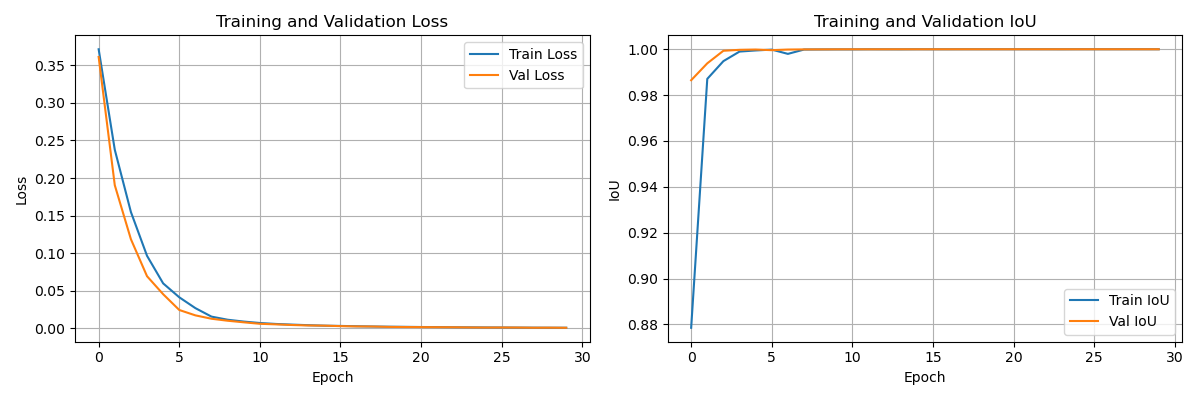
#> input picture session04/labCode/training_curves.png, 1200 x 400 px
$ python 05B_canny_comparison.py --image ../../session04/labCode/training_curves.png   (older library calls are emulated)
#> lines starting #> are read from the running program, lines starting #| are printed output that depends on the picture; after the words box and inside, x2 and y2 are one past the last pixel; in counts of white or black regions, pixels touching at a corner belong together
#!/usr/bin/env python3
"""
Canny Edge Detection Demo:
- Manual pipeline (Gaussian -> Sobel -> NMS -> Double Threshold -> Hysteresis)
- OpenCV Canny (L2gradient=True)
- XOR disagreement heatmap, simple metrics (TP/FP/FN/IoU)
- Optional parameter sweep

Usage:
  python canny_compare.py --image path/to/img.jpg --sigma 1.4 --lowf 0.10 --highf 0.25 --save
  python canny_compare.py --image path/to/img.jpg --sweep --save

Dependencies: opencv-python, numpy, pillow (only for robust saving on some systems)
"""

import argparse
from pathlib import Path
from collections import deque

import cv2
import numpy as np
from PIL import Image


# -------------------------------
# Utilities
# -------------------------------


def imread_gray(path: Path) -> np.ndarray:
    img = cv2.imread(str(path), cv2.IMREAD_GRAYSCALE)
    if img is None:
        raise FileNotFoundError(str(path))
    return img


# [8 lines left out: function save_image, not called in this run]


# -------------------------------
# Manual Canny pieces
# -------------------------------


def sobel_gradients(blur: np.ndarray):
    """Sobel x/y gradients, magnitude, and angle in degrees [0,180)."""
    Ix = cv2.Sobel(blur, cv2.CV_32F, 1, 0, ksize=3)
    Iy = cv2.Sobel(blur, cv2.CV_32F, 0, 1, ksize=3)
    mag = np.hypot(Ix, Iy)
    ang = (np.degrees(np.arctan2(Iy, Ix)) + 180.0) % 180.0  # [0,180)
    return mag, ang


def angle_sector(ang_deg: np.ndarray) -> np.ndarray:
    """
    Quantize gradient angle into 4 sectors (0,45,90,135).
    sector = round(ang/45) mod 4
    """
    return ((ang_deg + 22.5) // 45).astype(np.uint8) % 4


def nonmax_suppression(mag: np.ndarray, ang_deg: np.ndarray) -> np.ndarray:
    """
    Thin edges by keeping only local maxima along gradient direction.
    Returns float magnitudes with non-maxima set to 0.
    """
    H, W = mag.shape
    sec = angle_sector(ang_deg)

    # Pad with -inf so comparisons at borders work
    M = np.pad(mag, 1, mode="constant", constant_values=-np.inf)

    out = np.zeros_like(mag, dtype=np.float32)

    # Neighbour slices (shifted views into padded M)
    def sl(y, x):  # convenience
        return M[1 + y : H + 1 + y, 1 + x : W + 1 + x]

    # For each sector, pick the two neighbours along the gradient direction
    # sec 0: compare left/right (E-W)
    m0a, m0b = sl(0, -1), sl(0, +1)
    # sec 1: compare NE/SW
    m1a, m1b = sl(-1, +1), sl(+1, -1)
    # sec 2: compare up/down (N-S)
    m2a, m2b = sl(-1, 0), sl(+1, 0)
    # sec 3: compare NW/SE
    m3a, m3b = sl(-1, -1), sl(+1, +1)

    keep0 = (sec == 0) & (mag >= m0a) & (mag >= m0b)
    keep1 = (sec == 1) & (mag >= m1a) & (mag >= m1b)
    keep2 = (sec == 2) & (mag >= m2a) & (mag >= m2b)
    keep3 = (sec == 3) & (mag >= m3a) & (mag >= m3b)

    out[keep0 | keep1 | keep2 | keep3] = mag[keep0 | keep1 | keep2 | keep3]
    return out


def double_threshold_and_hysteresis(
    M: np.ndarray, low: float, high: float
) -> np.ndarray:
    """
    M: thinned magnitudes (float)
    low, high: thresholds in absolute magnitude units
    Returns uint8 edge map in {0,255}.
    """
    strong = M >= high
    weak = (M >= low) & ~strong

    H, W = M.shape
    edges = np.zeros((H, W), dtype=np.uint8)
    visited = np.zeros((H, W), dtype=bool)

    # Seed stack with strong pixels
    ys, xs = np.where(strong)
    stack = deque(zip(ys, xs))
    edges[ys, xs] = 255
    visited[ys, xs] = True

    # 8-connected flood from strong through weak
    nbr8 = [(-1, -1), (-1, 0), (-1, 1), (0, -1), (0, 1), (1, -1), (1, 0), (1, 1)]
    while stack:
        y, x = stack.pop()
        for dy, dx in nbr8:
            yy, xx = y + dy, x + dx
            if 0 <= yy < H and 0 <= xx < W and not visited[yy, xx]:
                if weak[yy, xx]:
                    edges[yy, xx] = 255
                    stack.append((yy, xx))
                visited[yy, xx] = True

    return edges


def canny_manual(gray_u8: np.ndarray, sigma: float, low_f: float, high_f: float):
    """
    Manual Canny using fraction-of-max thresholds.
    Returns (E, blur, mag, M_thin) where E is uint8 {0,255}.
    """
    blur = cv2.GaussianBlur(gray_u8, ksize=(0, 0), sigmaX=sigma, sigmaY=sigma)
    mag, ang = sobel_gradients(blur)
    M_thin = nonmax_suppression(mag, ang)
    Tl = low_f * (M_thin.max() if M_thin.size else 0.0)
    Th = high_f * (M_thin.max() if M_thin.size else 0.0)
    E = double_threshold_and_hysteresis(M_thin, Tl, Th)
    return E, blur, mag, M_thin


# -------------------------------
# Comparison utilities
# -------------------------------


def cv2_canny(gray_u8: np.ndarray, sigma: float, low_f: float, high_f: float):
    """OpenCV Canny run on the same blurred image, thresholds mapped to 0..255 scale."""
    blur = cv2.GaussianBlur(gray_u8, ksize=(0, 0), sigmaX=sigma, sigmaY=sigma)
    t1 = int(round(low_f * 255))
    t2 = int(round(high_f * 255))
    E = cv2.Canny(blur, t1, t2, L2gradient=True)
    return E, blur


def disagreement_overlay(gray_u8: np.ndarray, E_manual: np.ndarray, E_cv: np.ndarray):
    """Create color overlay of XOR disagreements on top of the grayscale image."""
    xor = cv2.bitwise_xor(E_manual, E_cv)  # 0/255
    heat = cv2.applyColorMap(xor, cv2.COLORMAP_JET)
    base = cv2.cvtColor(gray_u8, cv2.COLOR_GRAY2BGR)
    overlay = cv2.addWeighted(base, 0.6, heat, 0.8, 0)
    return overlay, xor


def edge_metrics(E_manual: np.ndarray, E_cv: np.ndarray):
    tp = np.logical_and(E_manual == 255, E_cv == 255).sum()
    fp = np.logical_and(E_manual == 255, E_cv == 0).sum()
    fn = np.logical_and(E_manual == 0, E_cv == 255).sum()
    iou = tp / max(tp + fp + fn, 1)
    return tp, fp, fn, iou


def side_by_side(Em, Ecv, overlay):
    """Build a comparison panel."""
    if Em.ndim == 2:
        Em = cv2.cvtColor(Em, cv2.COLOR_GRAY2BGR)
    if Ecv.ndim == 2:
        Ecv = cv2.cvtColor(Ecv, cv2.COLOR_GRAY2BGR)
    return np.hstack([Em, Ecv, overlay])


# -------------------------------
# Main routines
# -------------------------------


def single_run(
    image_path: Path,
    sigma: float,
    lowf: float,
    highf: float,
    save: bool,
    outdir: Path | None,
):
    I = imread_gray(image_path)

    Em, blur_m, _, _ = canny_manual(I, sigma, lowf, highf)
    Ecv, blur_c = cv2_canny(I, sigma, lowf, highf)
    overlay, xor = disagreement_overlay(I, Em, Ecv)
    tp, fp, fn, iou = edge_metrics(Em, Ecv)

    print(
        f"[single] sigma={sigma:.2f} lowf={lowf:.2f} highf={highf:.2f} "
        f"TP={tp} FP={fp} FN={fn} IoU={iou:.3f} "
        f"#E(man)={int(Em.sum()/255)} #E(cv2)={int(Ecv.sum()/255)}"
    )

    panel = side_by_side(Em, Ecv, overlay)

    if save:
        outdir = outdir or (image_path.parent / "canny_outputs")
        outdir.mkdir(parents=True, exist_ok=True)
        stem = image_path.stem
        save_image(outdir / f"{stem}_manual.png", Em)
        save_image(outdir / f"{stem}_cv2.png", Ecv)
        save_image(outdir / f"{stem}_xor_overlay.png", panel)
        print(f"[saved] {outdir.resolve()}/{stem}_*.png")


# [36 lines left out: function sweep, not called in this run]


# -------------------------------
# CLI
# -------------------------------


def parse_args():
    p = argparse.ArgumentParser(description="Manual Canny vs OpenCV Canny comparison")
    p.add_argument("--image", type=Path, required=True)
    p.add_argument("--sigma", type=float, default=1.4, help="Gaussian sigma")
    p.add_argument(
        "--lowf",
        type=float,
        default=0.10,
        help="low threshold fraction of max gradient",
    )
    p.add_argument(
        "--highf",
        type=float,
        default=0.25,
        help="high threshold fraction of max gradient",
    )
    p.add_argument("--sweep", action="store_true", help="run preset parameter sweep")
    p.add_argument("--save", action="store_true", help="save outputs (PNG/CSV)")
    p.add_argument("--outdir", type=Path, default=None, help="custom output directory")
    args = p.parse_args()
    return args


def main():
    args = parse_args()
    if args.sweep:
        sweep(args.image, args.save, args.outdir)
    else:
        single_run(
            args.image, args.sigma, args.lowf, args.highf, args.save, args.outdir
        )
#> in nonmax_suppression, `keep0 = (sec == 0) & (mag >= m0a) & (mag >= m0b)`:
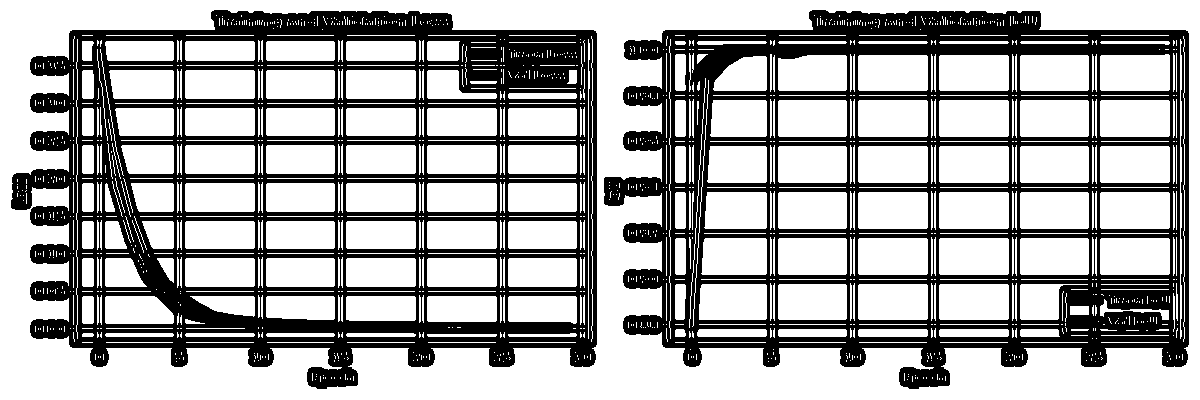
#> keep0: shape (400, 1200) bool; 66.7% white; 2 black regions, box (x1, y1, x2, y2) and area: (11, 10, 597, 389) 83597, (604, 10, 1189, 389) 76311
#> in nonmax_suppression, `keep1 = (sec == 1) & (mag >= m1a) & (mag >= m1b)`: keep1: shape (400, 1200) bool; 0.69% white in thin lines or dots
#> in nonmax_suppression, `keep2 = (sec == 2) & (mag >= m2a) & (mag >= m2b)`: keep2: shape (400, 1200) bool; 6.6% white in thin lines or dots
#> in nonmax_suppression, `keep3 = (sec == 3) & (mag >= m3a) & (mag >= m3b)`: keep3: shape (400, 1200) bool; 0.75% white in thin lines or dots
#> in nonmax_suppression, `out[keep0 | keep1 | keep2 | keep3] = mag[keep0 | keep1 | keep2 | keep3]`:
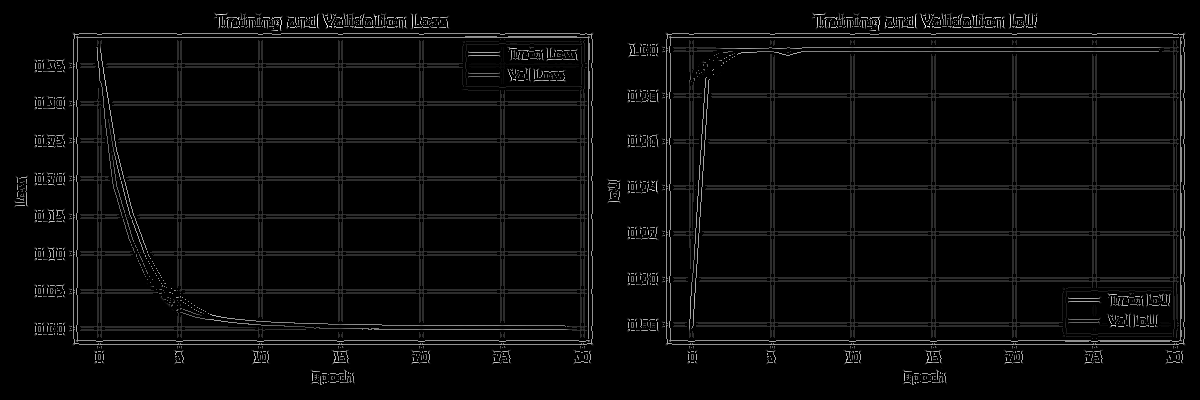
#> out: shape (400, 1200) float32; min 0, max 360.7, mean 11.9; drawn with min black and max white
#> in canny_manual, `Tl = low_f * (M_thin.max() if M_thin.size else 0.0)`: Tl = 36.07
#> in canny_manual, `Th = high_f * (M_thin.max() if M_thin.size else 0.0)`: Th = 90.18
#> in double_threshold_and_hysteresis, `strong = M >= high`: strong: shape (400, 1200) bool; 3.4% white in thin lines or dots
#> in double_threshold_and_hysteresis, `weak = (M >= low) & ~strong`:
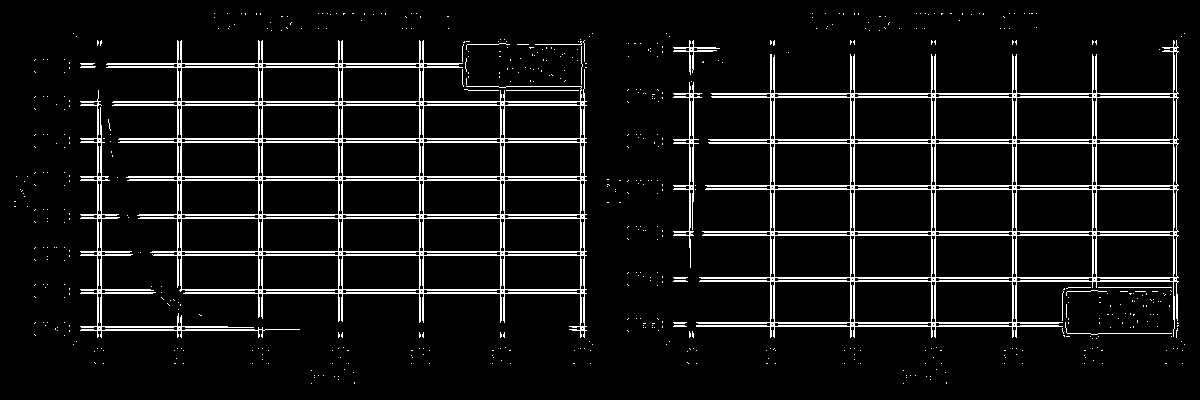
#> weak: shape (400, 1200) bool; 8% white in thin lines or dots
#> in double_threshold_and_hysteresis, `ys, xs = np.where(strong)`: ys = 16214 values from 13 to 384; xs = 16214 values, max 1184 at index 2837, min 15 at index 8737, mean 595.2
#> the loop in double_threshold_and_hysteresis, `while stack:` made 53410 passes
#> (y, x) on passes 1 to 3: (384, 913), (384, 912), (384, 321)
#> after the loop in double_threshold_and_hysteresis, `while stack:`: edges: shape (400, 1200); 11.1% white in thin lines or dots
#> after the loop in double_threshold_and_hysteresis, `while stack:`:
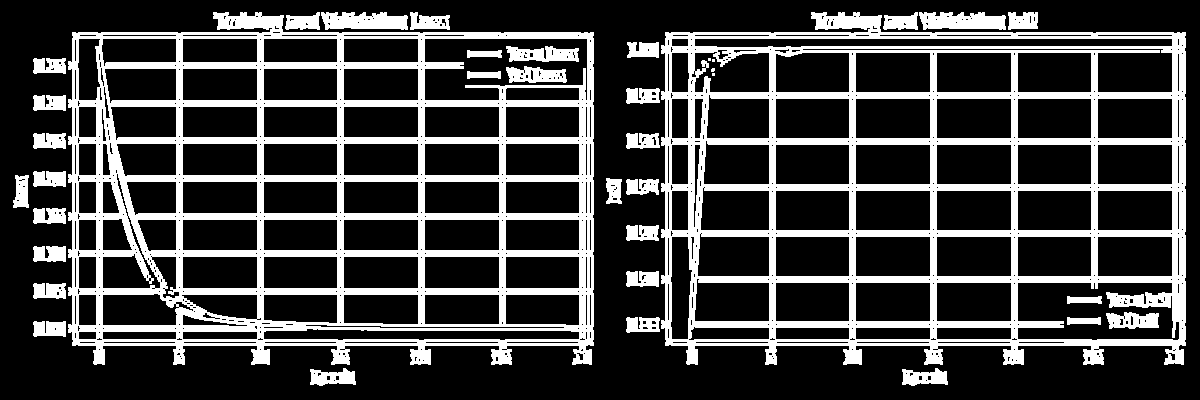
#> visited: shape (400, 1200) bool; 25% white; 38 white regions (4 under 20 px), largest, box (x1, y1, x2, y2) and area: (68, 12, 594, 365) 54324, (661, 12, 1186, 365) 49865, (321, 12, 408, 30) 1248
#> in cv2_canny, `E = cv2.Canny(blur, t1, t2, L2gradient=True)`: E: shape (400, 1200); 7.8% white in thin lines or dots
#> in disagreement_overlay, `xor = cv2.bitwise_xor(E_manual, E_cv)`: xor: shape (400, 1200); 4.8% white in thin lines or dots
#> in disagreement_overlay, `heat = cv2.applyColorMap(xor, cv2.COLORMAP_JET)`:
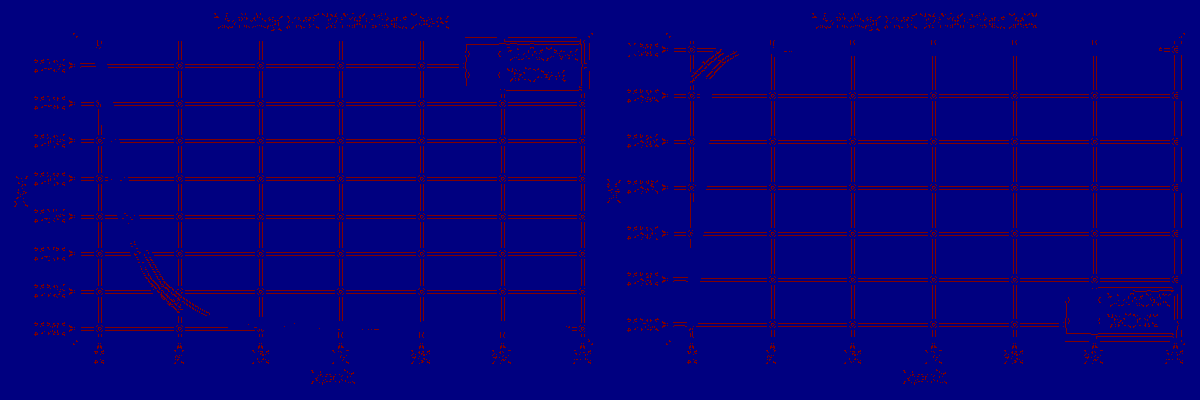
#> heat: shape (400, 1200, 3); mean B, G, R 121.8, 0, 6.2
#> in disagreement_overlay, `overlay = cv2.addWeighted(base, 0.6, heat, 0.8, 0)`:
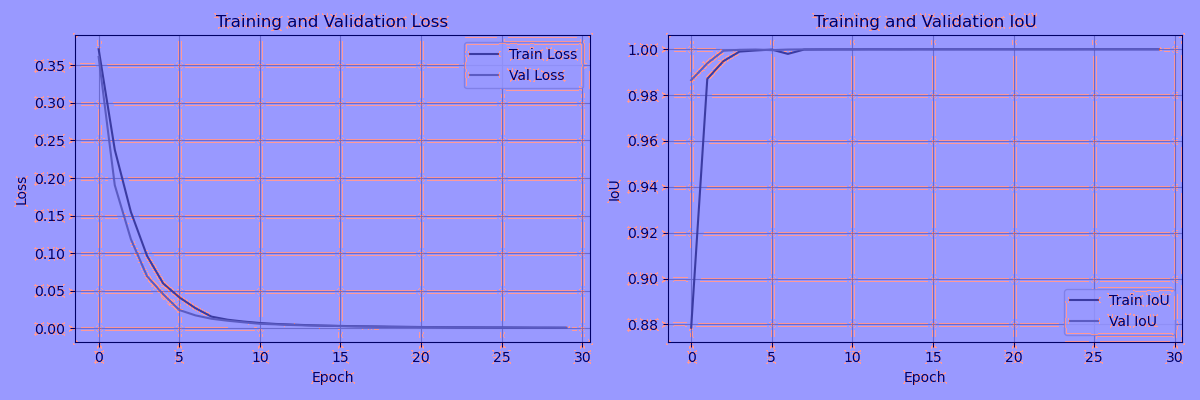
#> overlay: shape (400, 1200, 3); mean B, G, R 245.5, 148.4, 153.4
#> in edge_metrics, `tp = np.logical_and(E_manual == 255, E_cv == 255).sum()`: tp = 33873
#> in edge_metrics, `fp = np.logical_and(E_manual == 255, E_cv == 0).sum()`: fp = 19537
#> in edge_metrics, `fn = np.logical_and(E_manual == 0, E_cv == 255).sum()`: fn = 3636
#> in edge_metrics, `iou = tp / max(tp + fp + fn, 1)`: iou = 0.594
#> in single_run, `tp, fp, fn, iou = edge_metrics(Em, Ecv)`: tp = 33873; fp = 19537; fn = 3636; iou = 0.594
#| [single] sigma=1.40 lowf=0.10 highf=0.25 TP=33873 FP=19537 FN=3636 IoU=0.594 #E(man)=53410 #E(cv2)=37509
#> in side_by_side, `Em = cv2.cvtColor(Em, cv2.COLOR_GRAY2BGR)`: Em: shape (400, 1200, 3); 11.1% white in thin lines or dots
#> in side_by_side, `Ecv = cv2.cvtColor(Ecv, cv2.COLOR_GRAY2BGR)`: Ecv: shape (400, 1200, 3); 7.8% white in thin lines or dots
#> in side_by_side, `return np.hstack([Em, Ecv, overlay])`:
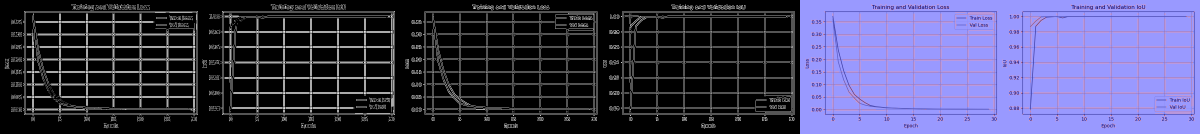
#> returned value: shape (400, 3600, 3) (shown at 1/3 size); mean of channels 0, 1, 2 97.9, 65.6, 67.2; drawn as B, G, R


if __name__ == "__main__":
    main()
